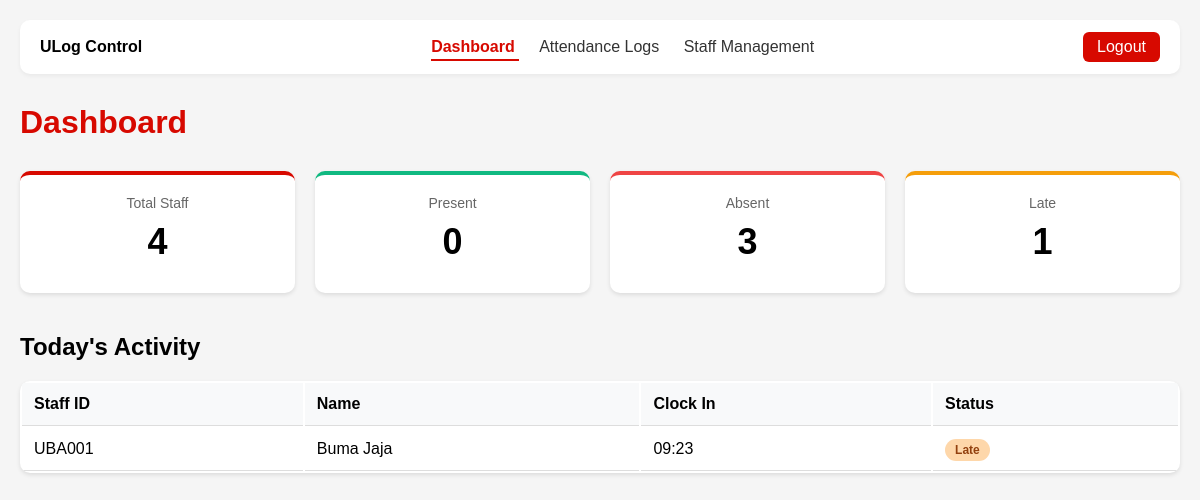
Before: /control/ (signed in) with the older database file.
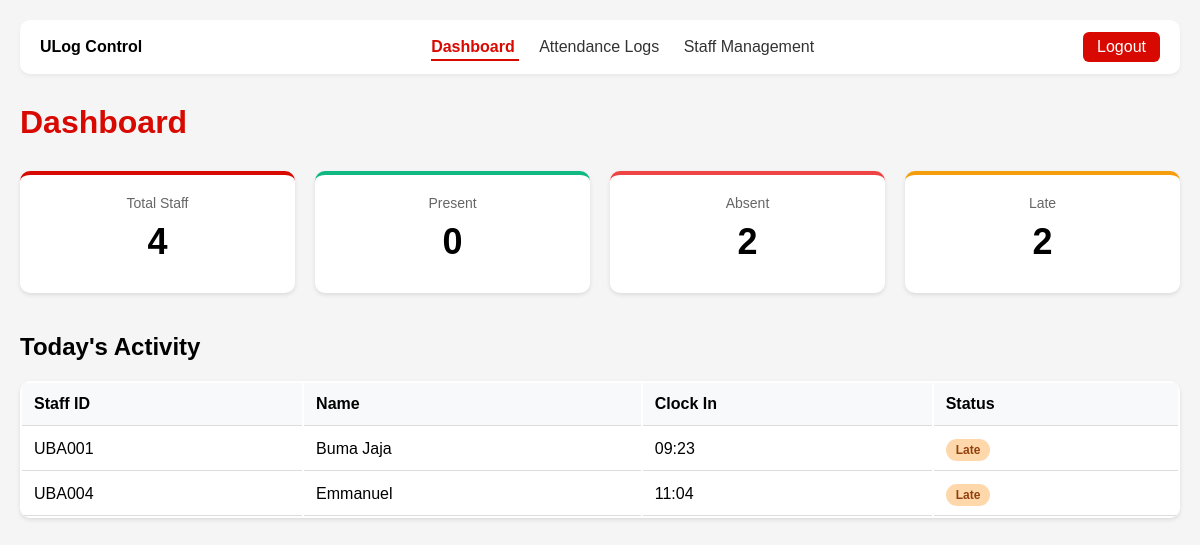
After: the same page with the newer database file.
### apps/core/models.py (models this page shows, shortened)
class Attendance(models.Model):
    STATUS_CHOICES = [
        ("present", "Present"),
        ("late", "Late"),
        ("absent", "Absent"),
    ]
    staff = models.ForeignKey(Staff, on_delete=models.CASCADE)
    date = models.DateField(default=timezone.now)
    clock_in = models.DateTimeField(null=True, blank=True)
    clock_out = models.DateTimeField(null=True, blank=True)
    status = models.CharField(
        max_length=10,
        choices=STATUS_CHOICES,
        default="absent"
    )
    class Meta:
        ordering = ['-date']

class Staff(models.Model):
    DEPARTMENT_CHOICES = [
        ("operations", "Operations"),
        ("it", "IT"),
        ("hr", "HR"),
        ("finance", "Finance"),
        ("retail", "Retail Banking"),
    ]
    staff_id = models.CharField(
        max_length=10,
        unique=True,
        validators=[
            RegexValidator(
                regex=r'^UBA\d{3}$',
                message="Staff ID must be like UBA001"
            )
        ]
    )
    full_name = models.CharField(max_length=100)
    email = models.EmailField(unique=True)
    department = models.CharField(
        max_length=50,
        choices=DEPARTMENT_CHOICES,
        default="operations"
    )
    is_active = models.BooleanField(default=True)

### apps/accounts/decorators.py (the view)
    def wrapper(request, *args, **kwargs):
        if not request.session.get("is_authenticated"):
            return redirect("/login/")
        return view_func(request, *args, **kwargs)

### apps/dashboard/views.py (called while the page is built)
@login_required
def dashboard(request):
    today = timezone.now().date()
    total_staff = Staff.objects.filter(is_active=True).count()
    today_records = Attendance.objects.filter(date=today)
    present = today_records.filter(status="present").count()
    late = today_records.filter(status="late").count()
    absent = total_staff - (present + late)
    context = {
        "total": total_staff,
        "present": present,
        "late": late,
        "absent": absent,
        "today_records": today_records,
        "today": today,
        "active_page": "dashboard",
    }
    return render(request, "dashboard/home.html", context)

### templates/dashboard/home.html (shortened to what this page needs)
{% extends "base.html" %}
{% block content %}
<h1>Dashboard</h1>
<div class="stats-grid">
  <div class="stat-card total">
    <div class="stat-label">Total Staff</div>
    <div class="stat-number">{{ total }}</div>
  </div>
  <div class="stat-card present">
    <div class="stat-label">Present</div>
    <div class="stat-number">{{ present }}</div>
  </div>
  <div class="stat-card absent">
    <div class="stat-label">Absent</div>
    <div class="stat-number">{{ absent }}</div>
  </div>
  <div class="stat-card late">
    <div class="stat-label">Late</div>
    <div class="stat-number">{{ late }}</div>
  </div>
</div>
<h2>Today's Activity</h2>
<table>
  <thead>
    <tr>
      <th>Staff ID</th>
      <th>Name</th>
      <th>Clock In</th>
      <th>Status</th>
    </tr>
  </thead>
  <tbody>
    {% for record in today_records %}
    <tr>
      <td>{{ record.staff.staff_id }}</td>
      <td>{{ record.staff.full_name }}</td>
      <td>{{ record.clock_in|time:"H:i"|default:"--" }}</td>
      <td>
        <span class="status-badge status-{{ record.status }}">
          {{ record.get_status_display }}
        </span>
      </td>
    </tr>
    {% empty %}
    <tr>
      <td colspan="4">No attendance records</td>
    </tr>
    {% endfor %}
  </tbody>
</table>
{% endblock %}

Changed rows visible on the page:
added Attendance: staff.staff_id "UBA004", staff.full_name "Emmanuel", clock_in "11:04", status "Late"
Other visible differences:
{{ absent }}: "3" → "2"
{{ late }}: "1" → "2"
